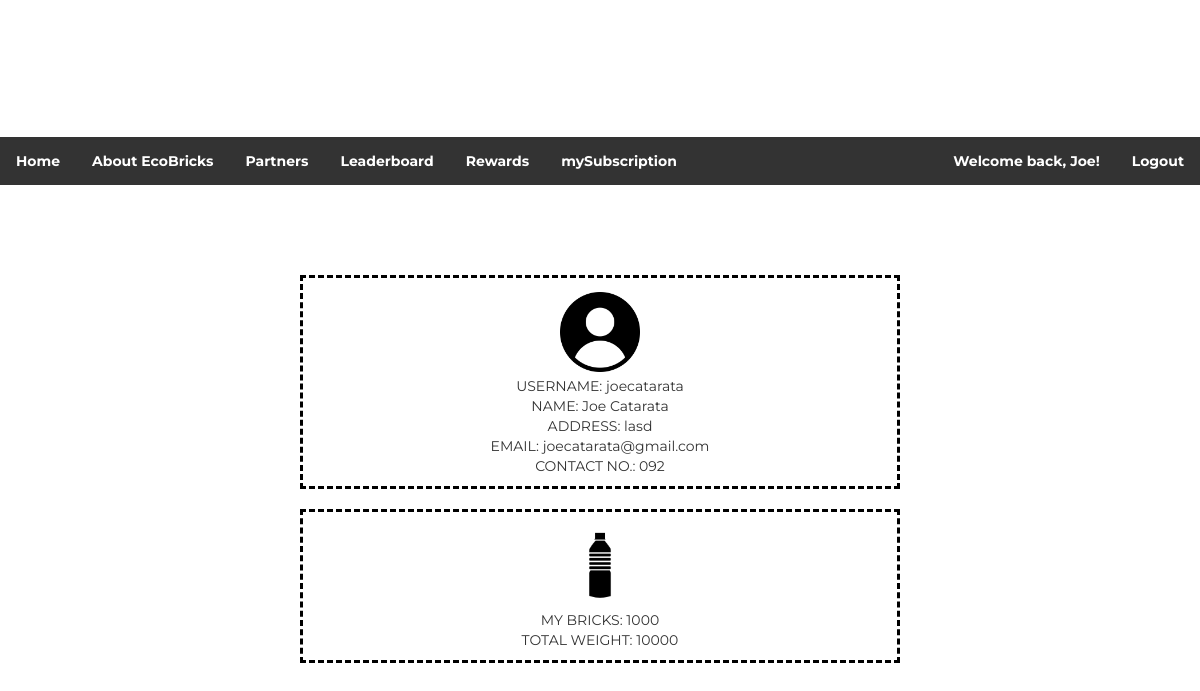
Screenshot of /profile/1 (signed in) with the database file from the repository.
### ecobrick/models.py (models this page shows, shortened)
class UserDetail(models.Model):
    email = models.EmailField(max_length = 50, unique = True, blank = False, null = True)
    firstName = models.CharField(max_length = 50)
    lastName = models.CharField(max_length = 50)
    address = models.CharField(max_length = 150)
    contactNum = models.CharField(max_length = 50)
    brickNum = models.PositiveIntegerField(default = 0)
    brickWeight = models.PositiveIntegerField(default = 0)
    brickPoints = models.PositiveIntegerField(default = 0)
    choices = ((0, 'Staff'), (1, 'Regular User'))
    userType = models.IntegerField(default = 1, choices = choices)
    username = models.CharField(max_length=50)
    password = models.CharField(max_length=50)
    isPremium = models.BooleanField(default=False)

### ecobrick/views.py (the view)
# urls.py: path('profile/<int:userid>', views.user_profile, name="userprofile"),
def user_profile(request, userid):
    try:
        loggeduser = UserDetail.objects.get(id=request.session['user'])
    except(KeyError, UserDetail.DoesNotExist):
        loggeduser = 0
    user = UserDetail.objects.get(id=userid)
    context = {
        'loggeduser': loggeduser,
        'user':user,
    }
    return render(request,'userprofile.html',context)

### ecobrick/templates/userprofile.html (shortened to what this page needs)
{% extends 'navbar.html' %}
{% load static %}
{% block content %}
<html>
    <head>
        <link rel="stylesheet" type="text/css" href="static/base.css">
    </head>
    <body>
        <br><br><br><br>
        <div id='yes'>
            <div id='info'>
                <img id="tao" src="{% static 'tao.png' %}"><br>
                USERNAME: {{user.username}}<br>
                NAME: {{user.firstName}} {{user.lastName}}<br>
                ADDRESS: {{user.address}}<br>
                EMAIL: {{user.email}}<br>
                CONTACT NO.: {{user.contactNum}}<br>
            </div><br>
            <div id='score'>
                <img id="bote" src="{% static 'bote.png' %}"><br>
                MY BRICKS: {{user.brickNum}}<br>
                TOTAL WEIGHT: {{user.brickWeight}}<br>
            </div>
        </div>
    </body>
</html>
{% endblock %}

### ecobrick/templates/navbar.html (shortened to what this page needs)
{% load static %}
<html>
    <head>
        <link rel="stylesheet" type="text/css" href="{% static 'base.css' %}">
        <link rel="stylesheet" type="text/css" href="https://maxcdn.bootstrapcdn.com/bootstrap/3.3.1/css/bootstrap.min.css">
    </head>
    <body>
        <ul>
            <li><a href="{% url 'home' %}">Home</a></li>
            <li><a href="/about">About EcoBricks</a></li>
            <li><a href="{% url 'partners' %}">Partners</a></li>
            <li><a href="/leaderboard">Leaderboard</a></li>
            {% if loggeduser == 0 %}
            <li style="float:right"><a href="/login/">Login</a></li>
            <li style="float:right"><a href="/register/">Register</a></li>
            {% else %}
            <li><a href="/rewards">Rewards</a></li>
            <li><a href="/subscription">mySubscription</a></li>
            <li style="float:right"><a href="/logout/">Logout</a></li>
            <li style="float:right"><a href="/profile/{{loggeduser.id}}">Welcome back, {{loggeduser.firstName}}!</a></li>
            {% endif %}
        </ul>
        {% block content %}
        {% endblock %}
    </body>
</html>

### ecobrick/static/base.css (style rules this page uses)
body { font-family: Montserrat; }

### ecobrick/templates/navbar.html (style rules this page uses)
ul { font-family: 'Montserrat', serif; font-weight: bold; list-style-type: none; margin: 0; padding: 0; overflow: hidden; background-color: #333; }
li { float: left; }
li a { display: block; color: white; text-align: center; padding: 14px 16px; text-decoration: none; }

### ecobrick/templates/userprofile.html (style rules this page uses)
body { font-family: Montserrat; align-content: center; text-align: center; }
img { max-width: 80px; max-height: 80px; margin: 4px; }
#info, #score { width: 50%; align-content: center; text-align: center; border-style: dashed; border-color: black; padding: 10px; margin: 0 auto; }

### rows the page displays
UserDetail: firstName "Joe", username "joecatarata", lastName "Catarata", address "lasd", email "joecatarata@gmail.com", contactNum "092", brickNum "1000", brickWeight "10000"
